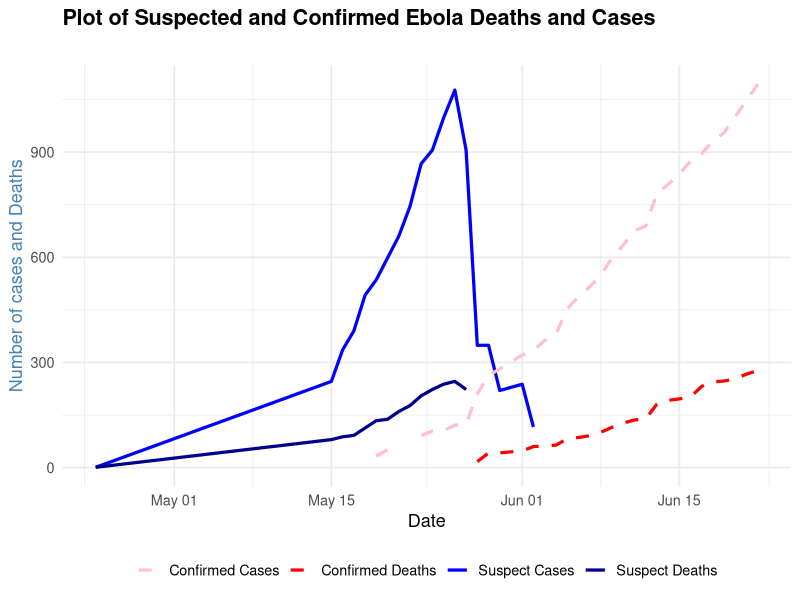

This figure's R source:

# Load Library
library(readr)
library(ggplot2)

# Import Data set

dta <- read_csv("../data/drc_sitrep.csv")

# Plot by data type

dta_plot <- ggplot(dta, aes(x = date)) +
  

  # Suspect cases
  geom_line(
    aes(y = suspect_cases, colour = "Suspect Cases"),
    linewidth = 1.1,
    na.rm = TRUE
  ) +
  
  # Suspect death
  geom_line(
    aes(y = suspect_death, colour = "Suspect Deaths"),
    linewidth = 1.1,
    na.rm = TRUE
  ) +
  
  # Confirmed Cases
  geom_line(
    aes(y = confirmed_cases, colour = "Confirmed Cases"),
    linewidth = 1.1,
    linetype = "dashed",
    na.rm = TRUE
  ) +
  
  # Confirmed Deaths
  geom_line(
    aes(y = confirmed_death, colour = "Confirmed Deaths"),
    linewidth = 1.1,
    linetype = "dashed",
    na.rm = TRUE
  ) +
  
  scale_colour_manual(
    values = c(
      "Suspect Cases" = "blue",
      "Suspect Deaths" = "darkblue",
      "Confirmed Cases" = "pink",
      "Confirmed Deaths" = "red"
    )
  ) +
  
  labs(
    title = "Plot of Suspected and Confirmed Ebola Deaths and Cases",
    subtitle = "",
    x = "Date",
    y = "Number of cases and Deaths",
    colour = NULL
  ) +
  
  theme_minimal(base_size = 13) +
  theme(
    plot.title = element_text(face = "bold"),
    axis.title.y = element_text(colour = "steelblue"),
    axis.title.y.right = element_text(colour = "darkred"),
    legend.position = "bottom"
  )


#
dta_plot
